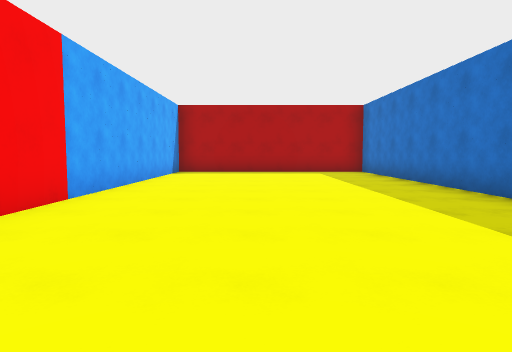
View 1 (above)

24 first-person views from a walk through a scene from a Unity 3-D project. The camera is 1.3 m above the floor, tilts 4° down and sees 75° across. The floor is counted in squares, 2 m on a side. Each view is taken from the middle of a square. On the plan, view 1 faces up. The plan holds only what a view shows up to about 10 squares ahead; the rest is blank. The player is left out. Some animated figures are left out.

View 2
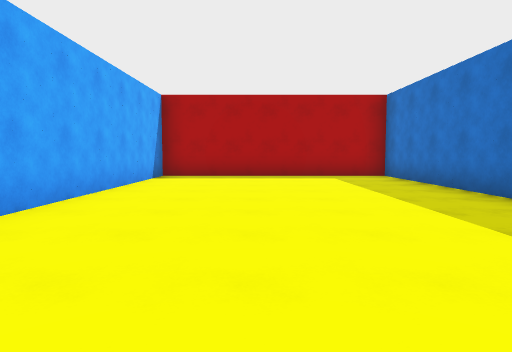

View 3
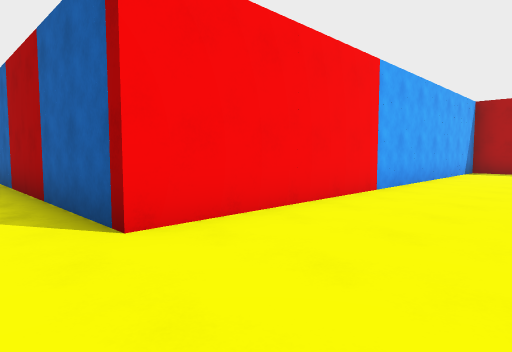

View 4
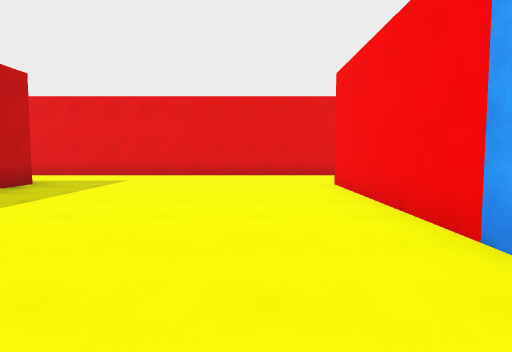

View 5
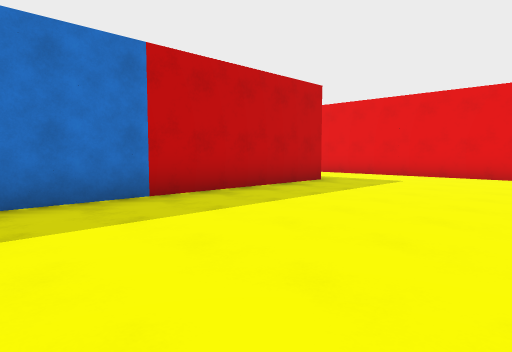

View 6
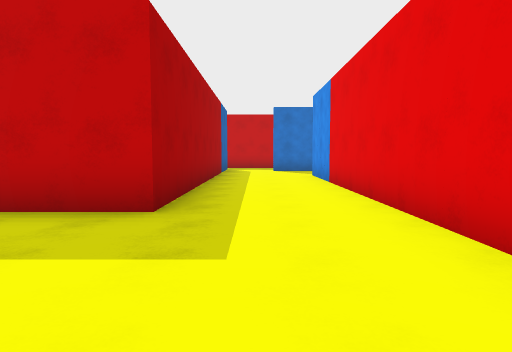

View 7
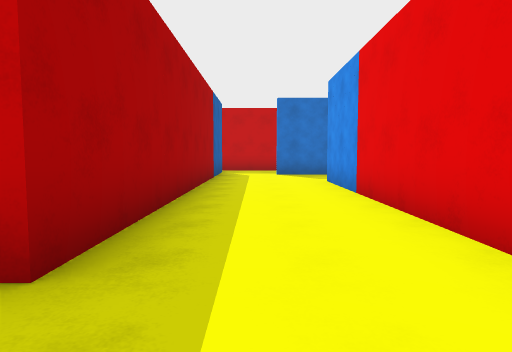

View 8
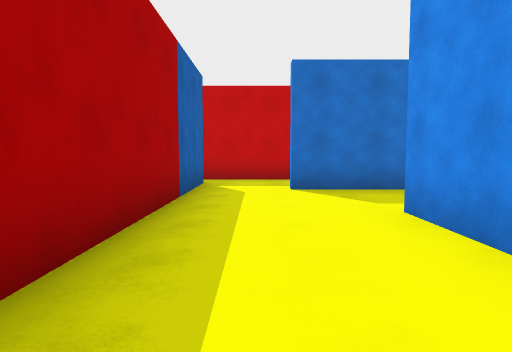

View 9
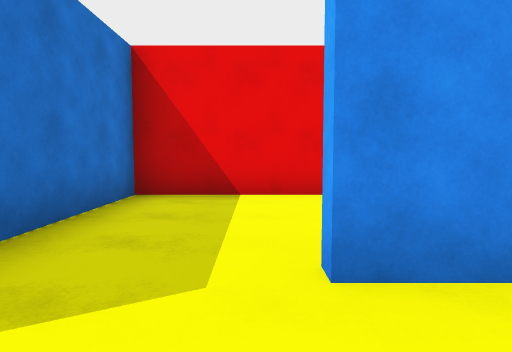

View 10
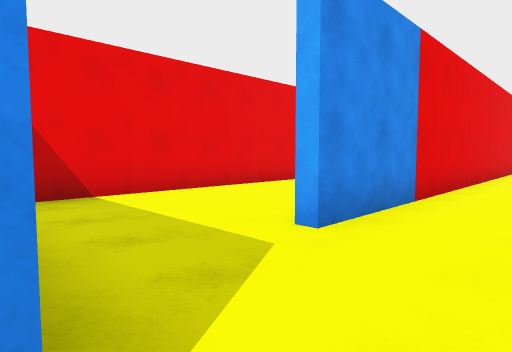

View 11
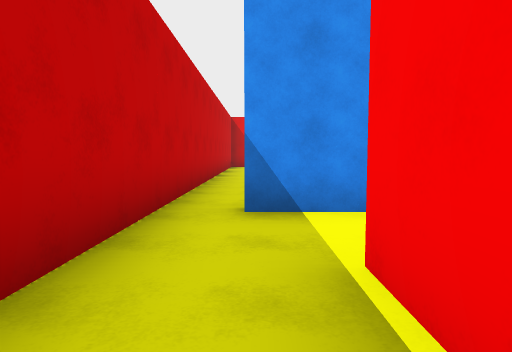

View 12
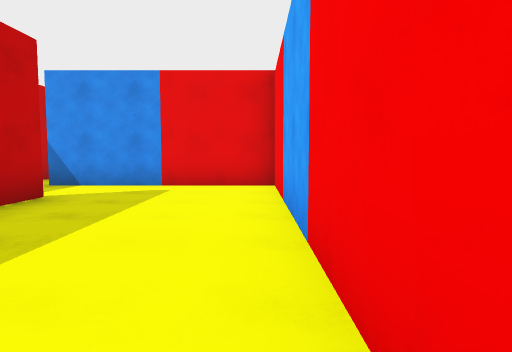

View 13
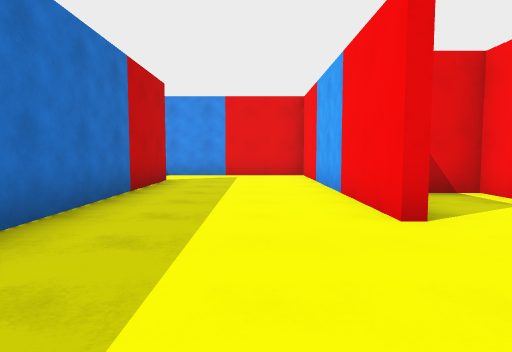

View 14
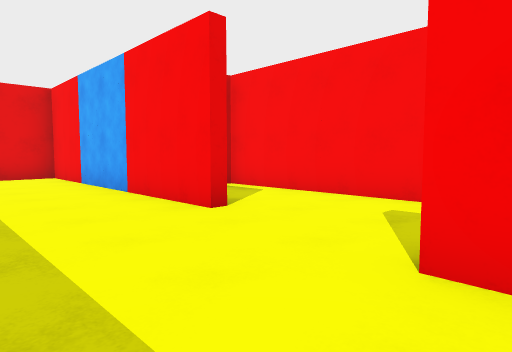

View 15
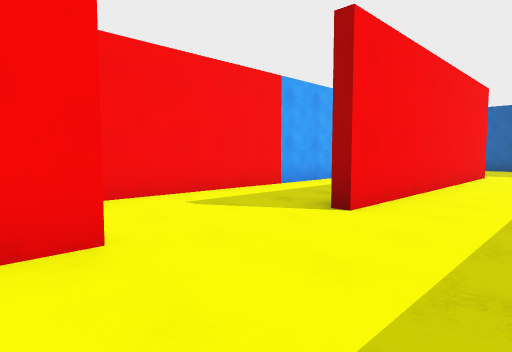

View 16
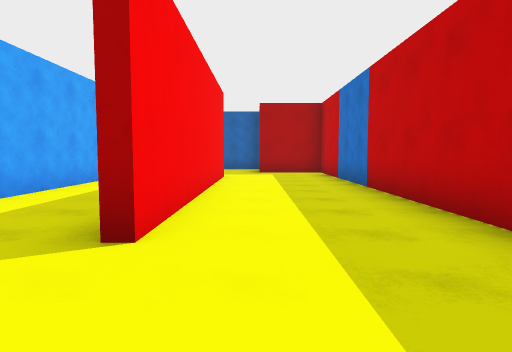

View 17
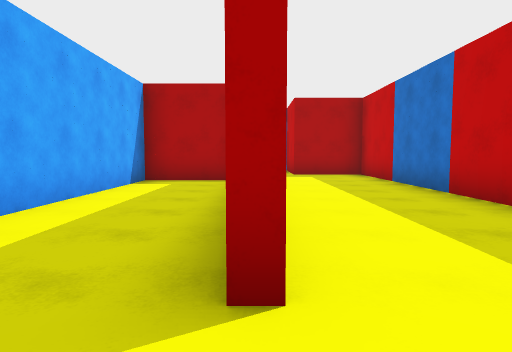

View 18
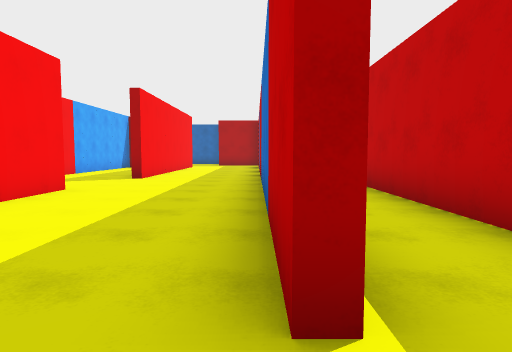

View 19
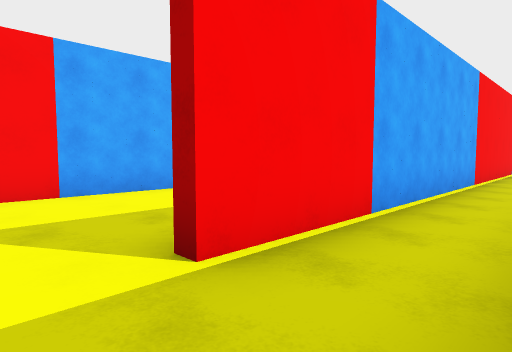

View 20
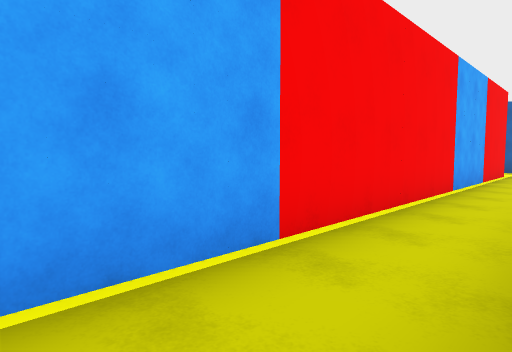

View 21
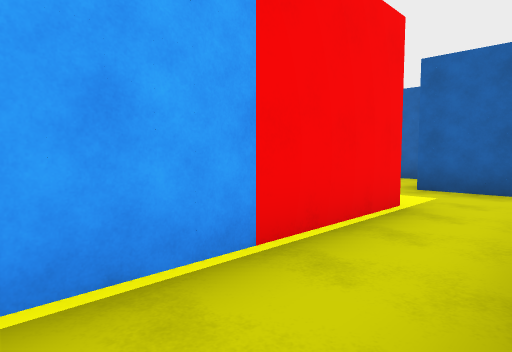

View 22
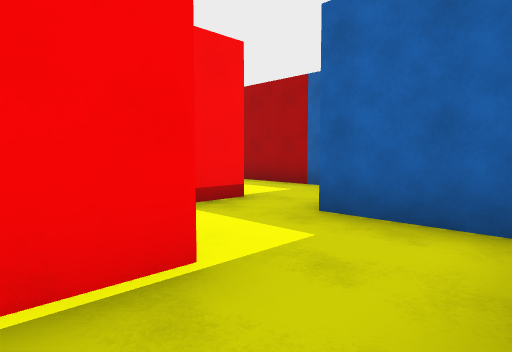

View 23
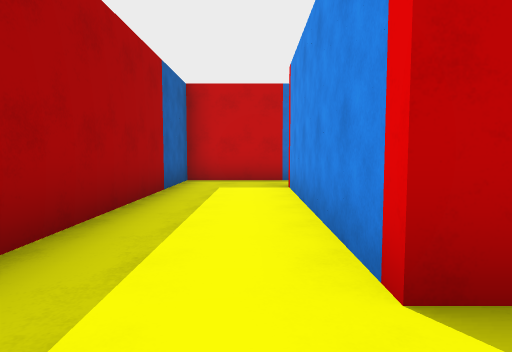

View 24
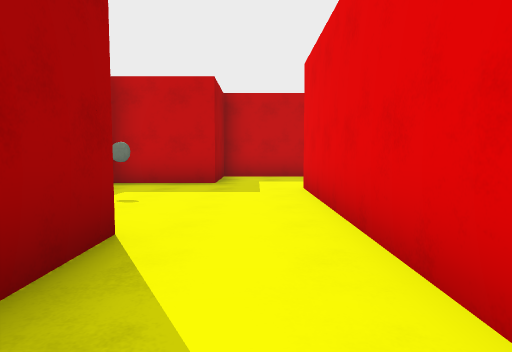

### Floor plan
Key: @ floor where view 1 was taken; # wall or solid block; . floor; O other object.
Columns run from 8 left of view 1 to 15 right of it. Each row starts with its distance up from view 1.
 23               #####O.
 22              .......#
 21             ........#
 20              #OOOO#.OO.
 19              # ...#....
 18              #....###..
 17            .........#..
 16             ######..#..
 15               O..#..O..
 14               O..#..O..
 13               O..#..#.
 12               O..#..#.
 11      .######  #..#..#..
 10      O......O #..#..#..
  9      O....... #.....#..
  8      O......O #.....O..
  7      O....... #.....O..#
  6      O......O #.#...O..#
  5      O......O #.#...O..#
  4      #......# ###O..#..#
  3      #......#   O...#..#
  2      #......#   #......#
  1      #......#   #......#
  0 O###O...@...########O..#
 -1     ...................#
 -2      ..................#
 -3      ###########OO..O..#
 -4                 ....O..#
 -5                .....O..#
 -6              ######## .#

Where each view was taken, in squares from view 1:
view 1: 0 up, 0 right, facing up
view 2: 2 up, 0 right, facing up
view 3: 1 down, 0 right, facing up-left
view 4: 7 up, 1 left, facing down
view 5: 7 up, 1 left, facing down-right
view 6: 1 down, 0 right, facing right
view 7: 1 down, 2 right, facing right
view 8: 1 down, 6 right, facing right
view 9: 1 down, 10 right, facing down
view 10: 1 down, 12 right, facing down-left
view 11: 4 up, 13 right, facing down
view 12: 7 up, 9 right, facing down
view 13: 10 up, 10 right, facing down
view 14: 10 up, 11 right, facing down-left
view 15: 6 up, 11 right, facing up-left
view 16: 7 up, 10 right, facing up
view 17: 8 up, 9 right, facing up
view 18: 1 up, 12 right, facing up
view 19: 1 up, 14 right, facing up-left
view 20: 7 up, 14 right, facing up-left
view 21: 14 up, 14 right, facing up-left
view 22: 17 up, 14 right, facing up-left
view 23: 21 up, 4 right, facing right
view 24: 17 up, 3 right, facing right
